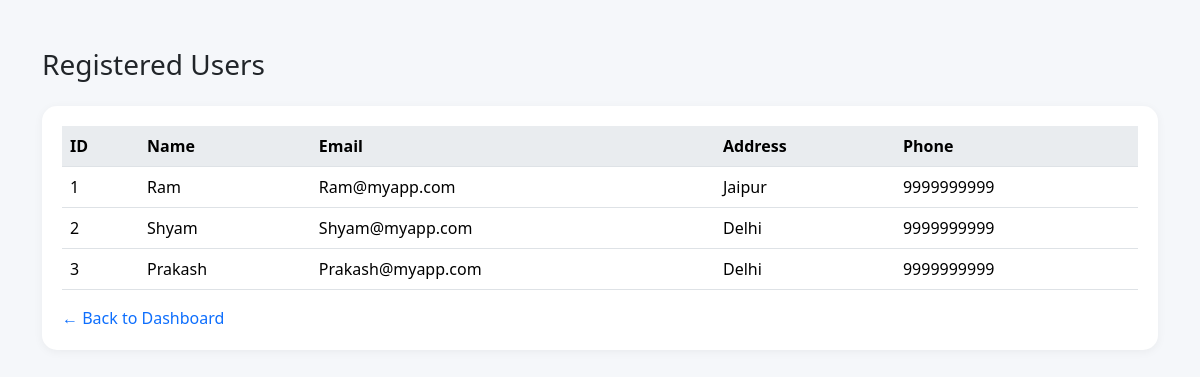
The page /admin/users (signed in) on the database its author committed.
### backend/models.py (models this page shows, shortened)
class User(db.Model, UserMixin):
    __tablename__ = "User"
    id = db.Column(db.Integer, primary_key = True, autoincrement = True)
    name = db.Column(db.String, nullable = False)
    email = db.Column(db.String, unique =True, nullable = False)
    password = db.Column(db.String, nullable = False)
    address = db.Column(db.String, nullable = False)
    phone = db.Column(db.String, nullable = False)

### backend/routes.py (the view)
@routes_bp.route("/admin/users", methods=["GET"])
@login_required
def view_users():
    users = db.session.query(User).all()
    return render_template("admin/user_info.html", users=users)

### app.py (called while the page is built)
def create_app():
    app = Flask(__name__)
    app.config["SQLALCHEMY_DATABASE_URI"] = "sqlite:///vehicle_db.sqlite3"
    app.config["SQLALCHEMY_TRACK_MODIFICATIONS"] = False
    app.config["SECRET_KEY"] = "myspoton"
    db.init_app(app)
    login_manager = LoginManager()
    login_manager.init_app(app)
    @login_manager.user_loader
    def load_user(user_id):
        return Admin.query.filter_by(email=user_id).first() or User.query.filter_by(email=user_id).first()
    with app.app_context():
        db.create_all()
        from backend.create_initial_db import init_db
        init_db(app)
        from backend.routes import routes_bp
        app.register_blueprint(routes_bp)
    return app

### templates/admin/user_info.html (shortened to what this page needs)
<!DOCTYPE html>
<html lang="en">
<head>
    <link href="https://cdn.jsdelivr.net/npm/bootstrap@5.3.7/dist/css/bootstrap.min.css" rel="stylesheet">
</head>
<body>
    <div class="container mt-5">
        <h3 class="mb-4">Registered Users</h3>
        <div class="table-card">
            <table class="table table-hover align-middle">
                <thead>
                    <tr>
                        <th>ID</th>
                        <th>Name</th>
                        <th>Email</th>
                        <th>Address</th>
                        <th>Phone</th>
                    </tr>
                </thead>
                <tbody>
                    {% for user in users %}
                    <tr>
                        <td>{{ user.id }}</td>
                        <td>{{ user.name }}</td>
                        <td>{{ user.email }}</td>
                        <td>{{ user.address }}</td>
                        <td>{{ user.phone }}</td>
                    </tr>
                    {% else %}
                    <tr>
                        <td colspan="5" class="text-center text-muted">No users found in the database.</td>
                    </tr>
                    {% endfor %}
                </tbody>
            </table>
            <div class="mt-3">
                <a href="{{ url_for('routes_bp.admin_dashboard') }}" class="back-btn">← Back to Dashboard</a>
            </div>
        </div>
    </div>
</body>
</html>

### templates/admin/user_info.html (style rules this page uses)
body { background-color: #f5f7fa; font-family: 'Segoe UI', sans-serif; }
.table-card { border-radius: 15px; padding: 20px; background-color: #fff; box-shadow: 0 2px 10px rgba(0,0,0,0.05); }
.table th { background-color: #e9ecef; }
.back-btn { text-decoration: none; color: #0d6efd; font-weight: 500; }

### rows shown on the page
User: id "1", name "Ram", email "Ram@myapp.com", address "Jaipur", phone "9999999999"
User: id "2", name "Shyam", email "Shyam@myapp.com", address "Delhi", phone "9999999999"
User: id "3", name "Prakash", email "Prakash@myapp.com", address "Delhi", phone "9999999999"
